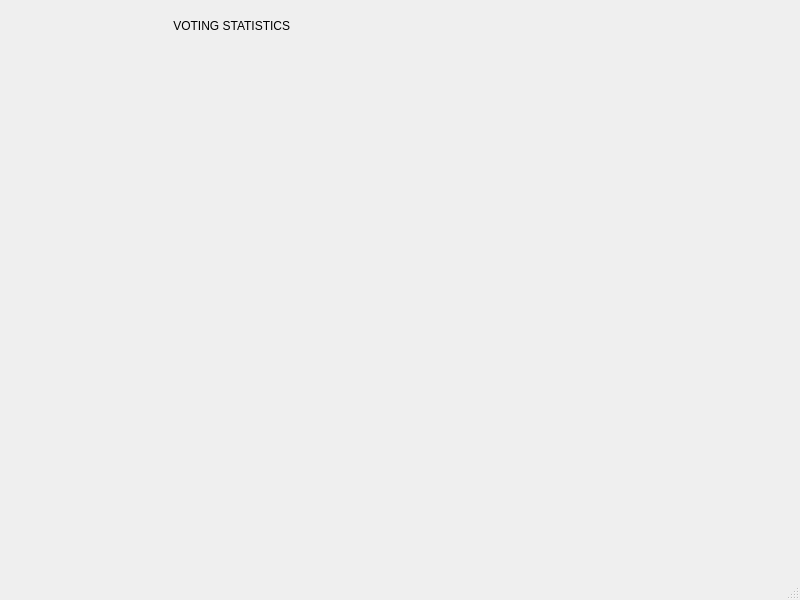
<?xml version="1.0" encoding="UTF-8"?>
<ui version="4.0">
 <class>view_stats</class>
 <widget class="QMainWindow" name="view_stats">
  <property name="geometry">
   <rect>
    <x>0</x>
    <y>0</y>
    <width>800</width>
    <height>600</height>
   </rect>
  </property>
  <property name="windowTitle">
   <string>MainWindow</string>
  </property>
  <widget class="QWidget" name="centralwidget">
   <widget class="QLabel" name="label">
    <property name="geometry">
     <rect>
      <x>130</x>
      <y>10</y>
      <width>921</width>
      <height>31</height>
     </rect>
    </property>
    <property name="styleSheet">
     <string notr="true">font: 75 14pt &quot;Century Schoolbook L&quot;;</string>
    </property>
    <property name="text">
     <string>             VOTING STATISTICS</string>
    </property>
   </widget>
  </widget>
  <widget class="QMenuBar" name="menubar">
   <property name="geometry">
    <rect>
     <x>0</x>
     <y>0</y>
     <width>800</width>
     <height>19</height>
    </rect>
   </property>
  </widget>
  <widget class="QStatusBar" name="statusbar"/>
 </widget>
 <resources/>
 <connections/>
</ui>
